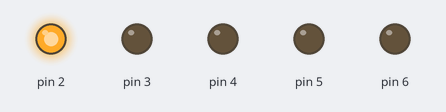
This sketch was run on a simulated Arduino Uno, built with avr-gcc and run on an emulated ATmega328P. Shown: output pins drawn as LEDs (lit = HIGH).

Above: at 0.1 s.
At 0.5 s:
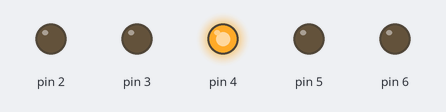
At 0.9 s:
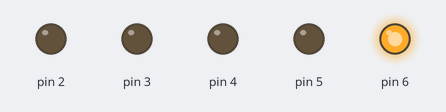
At 1.1 s:
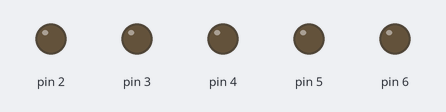
At 1.9 s:
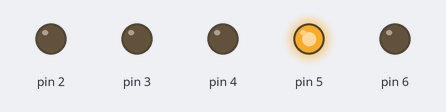
At 2.7 s:
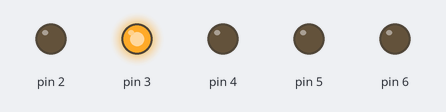
Timing chart, 0 to 3.0 s (numbered marks = the images above):
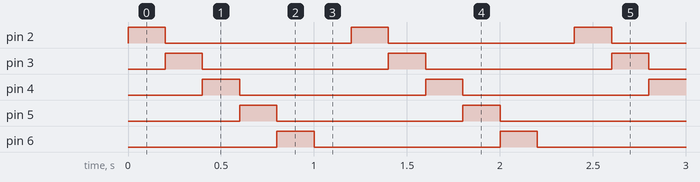

The sketch:

ChallengeEx_2.ino
```cpp
void setup() {
  pinMode(2, OUTPUT);
  pinMode(3, OUTPUT);
  pinMode(4, OUTPUT);
  pinMode(5, OUTPUT);
  pinMode(6, OUTPUT);

}

void loop() {
  for(int i = 2; i <= 7; i++) {
    digitalWrite(i, HIGH);
    digitalWrite(i-1, LOW);
    delay(200);
  }

}
```

Measured:
- by itself, pin 2–6: alternates HIGH for 0.20 s and LOW for 1.0 s
- by itself, everything shown: repeats every 1.2 s, in 6 steps
